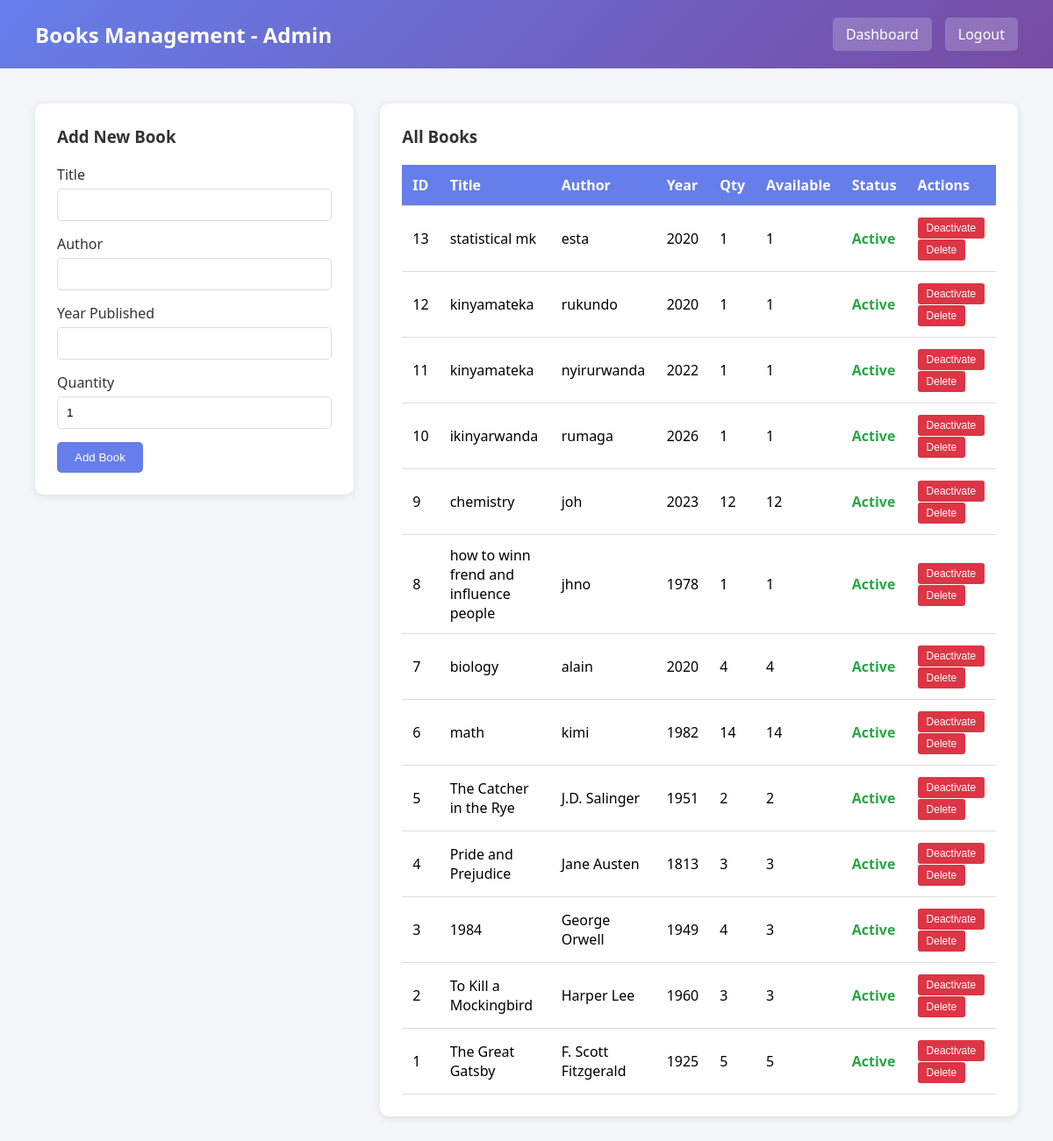
Screenshot of /admin_books.php (signed in) with the database file from the repository.
### tables this page shows
CREATE TABLE `books` (
  `book_id` int(11) NOT NULL,
  `title` varchar(200) NOT NULL,
  `author` varchar(100) NOT NULL,
  `year_published` int(11) DEFAULT NULL,
  `quantity` int(11) DEFAULT 1,
  `available_quantity` int(11) DEFAULT 1,
  `status` enum('active','inactive','archived') DEFAULT 'active',
  `content` text DEFAULT NULL,
  `created_at` timestamp NOT NULL DEFAULT current_timestamp()
);

### admin_books.php (the view, shortened to what this page needs)
<?php
require_once 'config.php';
$stmt = $pdo->query("SELECT * FROM books ORDER BY book_id DESC");
$books = $stmt->fetchAll();
?>
<!DOCTYPE html>
<html lang="en">
<head>
</head>
<body>
    <div class="header">
        <h1>Books Management - Admin</h1>
        <div class="nav-links">
            <a href="admin_dashboard.php">Dashboard</a>
            <a href="logout.php">Logout</a>
        </div>
    </div>
    <div class="container">
        <div class="content-grid">
            <div class="form-card">
                <h3>Add New Book</h3>
                <form method="POST">
                    <div class="form-group">
                        <label>Title</label>
                        <input type="text" name="title" required>
                    </div>
                    <div class="form-group">
                        <label>Author</label>
                        <input type="text" name="author" required>
                    </div>
                    <div class="form-group">
                        <label>Year Published</label>
                        <input type="number" name="year_published" required>
                    </div>
                    <div class="form-group">
                        <label>Quantity</label>
                        <input type="number" name="quantity" required min="1" value="1">
                    </div>
                    <button type="submit" class="btn">Add Book</button>
                </form>
            </div>
            <div class="table-card">
                <h3>All Books</h3>
                <table>
                    <thead>
                        <tr>
                            <th>ID</th>
                            <th>Title</th>
                            <th>Author</th>
                            <th>Year</th>
                            <th>Qty</th>
                            <th>Available</th>
                            <th>Status</th>
                            <th>Actions</th>
                        </tr>
                    </thead>
                    <tbody>
                        <?php foreach ($books as $book): ?>
                        <tr>
                            <td><?php echo $book['book_id']; ?></td>
                            <td><?php echo htmlspecialchars($book['title']); ?></td>
                            <td><?php echo htmlspecialchars($book['author']); ?></td>
                            <td><?php echo $book['year_published']; ?></td>
                            <td><?php echo $book['quantity']; ?></td>
                            <td><?php echo $book['available_quantity']; ?></td>
                            <td class="status-<?php echo $book['status']; ?>"><?php echo ucfirst($book['status']); ?></td>
                            <td>
                                <form method="POST" style="display:inline;">
                                    <button type="submit" class="btn-small <?php echo $book['status'] == 'active' ? 'btn-danger' : 'btn-success'; ?>">
                                        <?php echo $book['status'] == 'active' ? 'Deactivate' : 'Activate'; ?>
                                    </button>
                                </form>
                                <form method="POST" style="display:inline;" onsubmit="return confirm('Are you sure?');">
                                    <button type="submit" class="btn-small btn-danger">Delete</button>
                                </form>
                            </td>
                        </tr>
                        <?php endforeach; ?>
                    </tbody>
                </table>
            </div>
        </div>
    </div>
</body>
</html>

### admin_books.php (style rules this page uses)
* { margin: 0; padding: 0; box-sizing: border-box; }
body { font-family: 'Segoe UI', Tahoma, Geneva, Verdana, sans-serif; background: #f4f6f9; }
.header { background: linear-gradient(135deg, #667eea 0%, #764ba2 100%); color: white; padding: 20px 40px; display: flex; justify-content: space-between; align-items: center; }
.header h1 { font-size: 24px; }
.nav-links { display: flex; gap: 15px; }
.nav-links a { color: white; text-decoration: none; padding: 8px 15px; background: rgba(255,255,255,0.2); border-radius: 5px; }
.container { padding: 40px; max-width: 1400px; margin: 0 auto; }
.content-grid { display: grid; grid-template-columns: 1fr 2fr; gap: 30px; }
.form-card { background: white; padding: 25px; border-radius: 10px; box-shadow: 0 2px 10px rgba(0,0,0,0.1); height: fit-content; }
.form-card h3 { margin-bottom: 20px; color: #333; }
.form-group { margin-bottom: 15px; }
.form-group label { display: block; margin-bottom: 5px; color: #333; font-weight: 500; }
.form-group input, .form-group select { width: 100%; padding: 10px; border: 1px solid #ddd; border-radius: 5px; }
.btn { padding: 10px 20px; background: #667eea; color: white; border: none; border-radius: 5px; cursor: pointer; }
.table-card { background: white; padding: 25px; border-radius: 10px; box-shadow: 0 2px 10px rgba(0,0,0,0.1); }
.table-card h3 { margin-bottom: 20px; color: #333; }
table { width: 100%; border-collapse: collapse; }
th, td { padding: 12px; text-align: left; border-bottom: 1px solid #ddd; }
th { background: #667eea; color: white; }
.status-active { color: #28a745; font-weight: bold; }
.btn-small { padding: 5px 10px; background: #667eea; color: white; border: none; border-radius: 3px; cursor: pointer; font-size: 12px; }
.btn-danger { background: #dc3545; }

### rows the page displays
books: book_id "13", title "statistical mk", author "esta", year_published "2020", quantity "1", available_quantity "1", status "Active", shows "Deactivate"
books: book_id "12", title "kinyamateka", author "rukundo", year_published "2020", quantity "1", available_quantity "1", status "Active", shows "Deactivate"
books: book_id "11", title "kinyamateka", author "nyirurwanda", year_published "2022", quantity "1", available_quantity "1", status "Active", shows "Deactivate"
books: book_id "10", title "ikinyarwanda", author "rumaga", year_published "2026", quantity "1", available_quantity "1", status "Active", shows "Deactivate"
books: book_id "9", title "chemistry", author "joh", year_published "2023", quantity "12", available_quantity "12", status "Active", shows "Deactivate"
books: book_id "8", title "how to winn frend and influence people", author "jhno", year_published "1978", quantity "1", available_quantity "1", status "Active", shows "Deactivate"
books: book_id "7", title "biology", author "alain", year_published "2020", quantity "4", available_quantity "4", status "Active", shows "Deactivate"
books: book_id "6", title "math", author "kimi", year_published "1982", quantity "14", available_quantity "14", status "Active", shows "Deactivate"
books: book_id "5", title "The Catcher in the Rye", author "J.D. Salinger", year_published "1951", quantity "2", available_quantity "2", status "Active", shows "Deactivate"
books: book_id "4", title "Pride and Prejudice", author "Jane Austen", year_published "1813", quantity "3", available_quantity "3", status "Active", shows "Deactivate"
books: book_id "3", title "1984", author "George Orwell", year_published "1949", quantity "4", available_quantity "3", status "Active", shows "Deactivate"
books: book_id "2", title "To Kill a Mockingbird", author "Harper Lee", year_published "1960", quantity "3", available_quantity "3", status "Active", shows "Deactivate"
books: book_id "1", title "The Great Gatsby", author "F. Scott Fitzgerald", year_published "1925", quantity "5", available_quantity "5", status "Active", shows "Deactivate"
